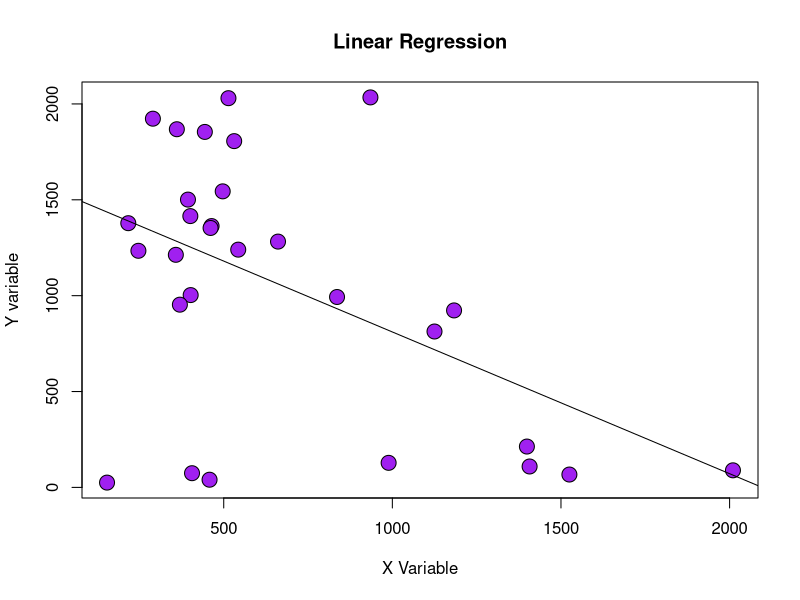
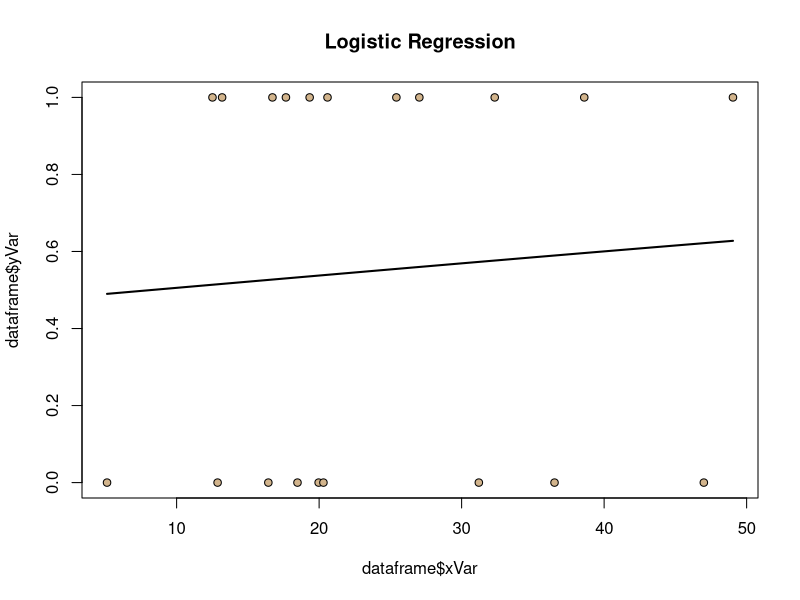

Write the R code that produced these figures, in order. (Note: this script raises an error after producing the figures.)
## ---- chunk 1
adDat <- read.table("QuantitativeDataAdiantum1.csv",sep=",",header=T,stringsAsFactors = F)
head(adDat,3)
tail(adDat,3)

# Clean up data set by changing NA values to 0 - justified for this data-set where the missing values are an absent soil layer and no test results for heavy metal presence from rich northern hardwood forest sites
# Transform NA values to 0
adDat[is.na(adDat)]<- 0
head(adDat,3)
dim(adDat)
## ---- chunk 2
# Put functions in here
##Linear regression function
linReg <- function(xVar= 1:100,yVar=runif(100,min=0,max=100)){
  dataframe=data.frame(xVar,yVar)
  linRegMod <- lm(yVar~xVar,data=dataframe)
  linRegOut <- c(slope=summary(linRegMod)$coefficients[2,1],
                 pValue=summary(linRegMod)$coefficients[2,4])
    return(linRegOut)}

linRegPlot <-  function(xVar=1:100,yVar=runif(100,min=0,max=100)){
  dataframe=data.frame(xVar,yVar)
  lrplot <- plot(y=dataframe$yVar,
                       x=dataframe$xVar,
                      cex=2, 
                      pch=21,
                      bg="purple",
                      main="Linear Regression",
                      xlab="X Variable", 
                      ylab="Y variable",
                      xlim=range(xVar),
                      ylim=range(yVar))
  linRegMod <- lm(yVar~xVar,data=dataframe)
  abline(linRegMod)
  return(lrplot)
}

## ---- chunk 3
# Use the linear regression function to test the relationship between soil concentrations of Ca and Mg in adDat
linReg(xVar=adDat$Ca,yVar=adDat$Mg)

# plot results using linRegPlot
linRegPlot(xVar=adDat$Ca,yVar=adDat$Mg)

# Based on this analysis the concentrations of Ca and Mg in my soil sample data appear to have a significant inverse relationship
## ---- chunk 4
# Function for logistic regression in R from HW 8
logReg <- function(xVar=rgamma(n=20,shape=5,scale=5), 
                   yVar=rbinom(n=20,size=1,p=0.5)){
  logRegMod <- glm(yVar~ xVar,
                   family=binomial(link="logit"))
  logRegOut <- c(xVarEst=summary(logRegMod)$coefficients[2,1],
                 pValue=summary(logRegMod)$coefficients[2,4])
   return(logRegOut)}

# Function for plotting logistic regression results in R from HW8
logRegPlot <- function(xVar=rgamma(n=20,shape=5,scale=5), 
                       yVar=rbinom(n=20,size=1,p=0.5),dataframe = data.frame(xVar,yVar)){
lrResults = glm(yVar ~ xVar, family="binomial"(link="logit"))
LRplot = plot(dataframe$xVar, y=dataframe$yVar,
                   pch=21,
                   bg="tan",
                   cex=1,
                   main="Logistic Regression")
LRplot = curve(predict(lrResults,
              data.frame(xVar=x),
              type="response"),
      add=TRUE,
      lwd=2)
return(LRplot)}

logRegPlot()
## ---- chunk 5
# subset out just the serpentine maidenhair data from adDat
serpDatA <- subset(adDat,SpeciesID=="A")
serpDatV <- subset(adDat,SpeciesID=="V")

# create new species id column to be used in place of letter species id for logistic regression, so that A. aleuticum species id=0 and A. viridimontanum species id=1
dim(serpDatA)
dim(serpDatV)

id <- rep("0",length=6)
serpDatA <- cbind(serpDatA,id)

id <- rep("1",length=9)
serpDatV <- cbind(serpDatV,id)

# combine both subsets into a single data frame serpDat
serpDat <- rbind(serpDatA,serpDatV)

# Test the difference in depth of the A soil layer between the two serpentine maidenhairs using logistic regression - the difference is non-significant, with a p-value of .13. 
logReg(xVar=serpDat$AvgDepthA,yVar=serpDat$id)
logRegPlot(xVar=serpDat$AvgDepthA,yVar=serpDat$id)

## ---- chunk 6
ANOV <- function(xVar=as.factor(rep(c("A","B","C","D","E"),each=3)),
                    yVar=c(rgamma(10,shape=5,scale=5),rgamma(5,shape=5,scale=10))){
                      df=data.frame(xVar,yVar)
          aovMod <- aov(yVar~xVar,data=df)
          aovOut <- summary(aovMod)[[1]][["Pr(>F)"]][1]
         return(aovOut)}

ANOVplot <- function(xVar=as.factor(rep(c("A","B","C","D","E"),each=3)),yVar=c(rgamma(15,shape=5,scale=5))){
  df <- data.frame(xVar,yVar)
  aovMod <- aov(yVar~xVar,data=df)
  aovPlot <-  boxplot(yVar~xVar,
                      data=df,
                      col=c("red","yellow","blue","green","purple"),
                    xlab=names(xVar),ylab=names(yVar))
  return(aovPlot)}
  
ANOVplot()
## ---- chunk 7
# run anova on the avg depth of the A layer of the soil 
ANOV(xVar=adDat$SpeciesID,yVar=adDat$AvgDepthA)
ANOVplot(xVar=adDat$SpeciesID,yVar=adDat$AvgDepthA)

## ---- chunk 8
library(MASS)
ranDat <- function(var=rnorm(29,10,1),dist="gamma",n=29){
  fitvar =  fitdistr(var,densfun=dist)
  ranvar = rgamma(n,shape=fitvar$estimate[1],scale=fitvar$estimate[2])
                return(print(ranvar))}

ranDat()
## ---- chunk 9
library(MASS)
ranMg <- ranDat(adDat$Mg)
ranCa <- ranDat(adDat$Ca)

# bind into a single data frame
randomData <- data.frame(ranCa,ranMg)
head(randomData)

# test the relationship between the randomized Ca and Mg concentrations using the linear regression function
linReg(xVar=randomData$ranCa,yVar=randomData$ranMg)
linRegPlot(xVar=randomData$ranCa,yVar=randomData$ranMg)

## ---- chunk 10
# Subset out percent organic matter for just the serpentine maidenhairs
serpA <- subset(adDat,SpeciesID=="A")
serpV <- subset(adDat,SpeciesID=="V")

serpSpp <- rbind(serpA,serpV)

# use the fitdistr function to get parameters of percent organic matter in soil using gamma distribution
ranOM <- ranDat(serpSpp$Ompct,"gamma",n=15)

# Create vector of species id's and assign to randomly generated ranOM values
ranSpID <- rbinom(15,size=1,prob=.5)
randomData1 <- data.frame(ranSpID,ranOM)

#Run ANOVA with randomly generated values - returns non-significant result
ANOV(xVar=randomData1$ranSpID,yVar=randomData1$ranOM)
ANOVplot(xVar=randomData1$ranSpID,yVar=randomData1$ranOM)
## ---- chunk 11
# find parameters of the distribution of percent organic matter for each species
# aleuticum
fitOM.a <- fitdistr(serpA$Ompct,"gamma")
print(c(fitOM.a$estimate[1],fitOM.a$estimate[2]))

#viridimontanum
fitOM.v <- fitdistr(serpV$Ompct,"gamma")
print(c(fitOM.v$estimate[1],fitOM.v$estimate[2]))

# create random data that amplifies the existing difference
# aleuticum
datBlingA <- rgamma(6,shape=15,rate=.3)
sp <- rep("A",length=6)
datBlingA <- data.frame(cbind(datBlingA,sp))

# viridimontanum
datBlingV <- rgamma(9,shape=1.5,rate=.15)
sp <- rep("V",length=9)
datBlingV <- data.frame(cbind(datBlingV,sp))

# Trying to combine this data into a single dataframe for the ANOV() test, but I can't figure out how to coerce it to that form.  
